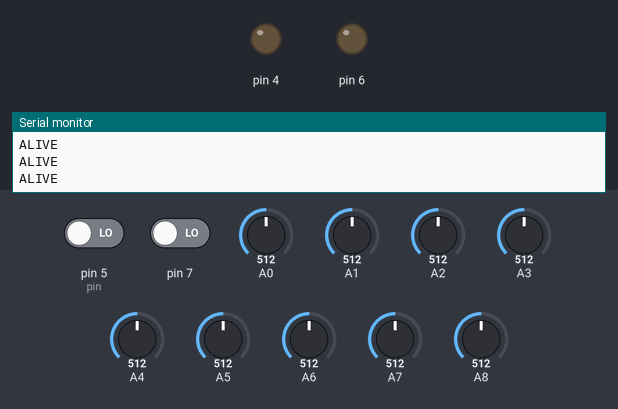
A sketch run on a simulated Arduino Mega 2560, built with avr-gcc and run on an emulated ATmega2560. Shown: output pins drawn as LEDs (lit = HIGH), the last lines printed to the serial monitor. The inputs (shaded band) are chosen by the test bench; at power-on: pin 5 (pin) LOW, pin 7 LOW, A0 = 512, A1 = 512, A2 = 512, A3 = 512, A4 = 512, A5 = 512, A6 = 512, A7 = 512, A8 = 512.

Above: at 1.2 s.
1.3 s: pin 5 (pin) driven HIGH
At 1.7 s:
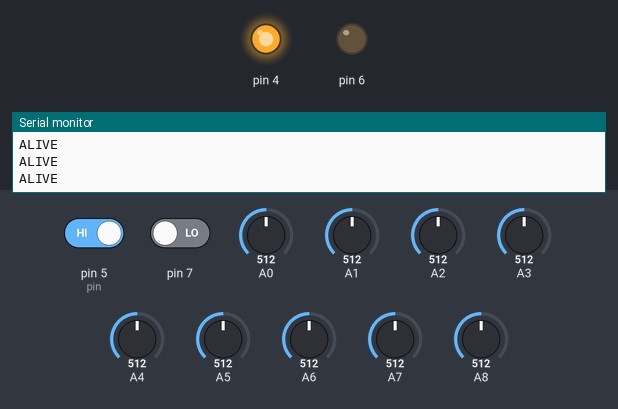
2.8 s: pin 7 driven HIGH
At 3.8 s:
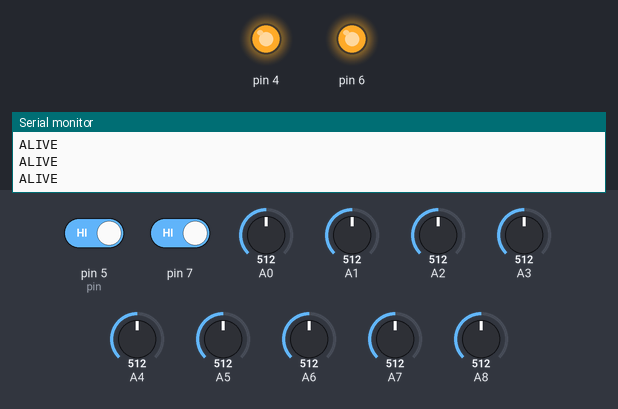
4.3 s: pin 5 (pin) driven LOW
At 5.5 s:
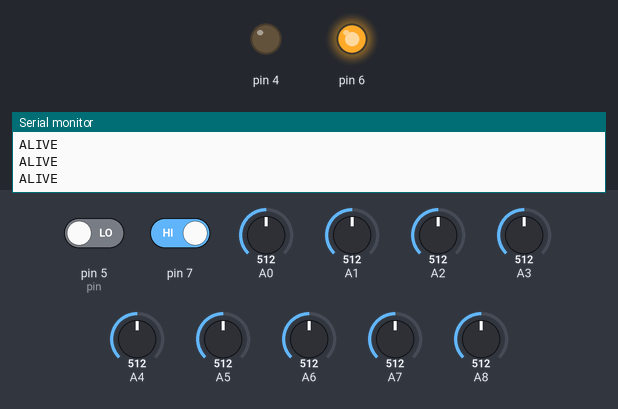
5.8 s: pin 7 driven LOW
At 6.8 s:
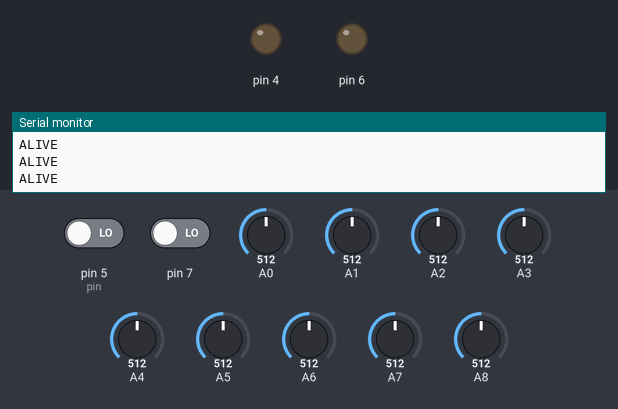
Timing chart, 0 to 8.3 s (numbered marks = the images above; inputs shaded):
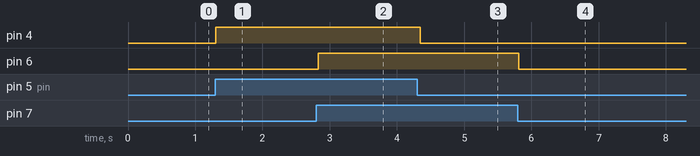

Measured:
- after the input at 1.3 s, pin 4: LOW → HIGH at once
- after the input at 2.8 s, pin 6: LOW → HIGH at once
- after the input at 4.3 s, pin 4: HIGH → LOW after 0.05 s
- after the input at 5.8 s, pin 6: HIGH → LOW at once

The sketch:

ArduinoBoccaSbricilione.ino
```cpp
const char eventsC = 'e';
const char statusChangeC = 'C';
const char servoC = 'S';

const char eyesC = 'E';
const char eyeLidsC = 'L';
const char eyebrownsC = 'B';
const char mouthC = 'M';
const char noseC = 'N';


const byte Analogfilter = 6;
const byte delayLettura = 2;
const byte delayLoop = 50;
int aliveCounter = 0;
const byte aliveTrigger = 10;

const int parlataDistanceCentrali = 100;
const int parlataDistanceLaterali = 180;

struct Motor {
  int port;
  char sector;
  int pinH;
  char event = servoC;
  int oldValue = 0;
};

struct ButtonLed {
  int pin;
  int led;
  char sector;
  char event = servoC;
  boolean value;
};

const byte howmanyanalog = 9;//9
Motor listaMotori[howmanyanalog];
ButtonLed parlataButton; //non deve mai inviare alla testa
ButtonLed mirrorButton; //non deve mai inviare alla testa


void setup()
{
  Serial.begin(115200);

  mirrorButton.pin = 5;
  mirrorButton.led = 4;
  mirrorButton.sector = mouthC;
  mirrorButton.value = false;


  parlataButton.pin = 7;
  parlataButton.led = 6;
  parlataButton.sector = mouthC;
  parlataButton.value = false;

  pinMode(mirrorButton.pin, INPUT);
  pinMode(mirrorButton.led, OUTPUT);
  pinMode(parlataButton.pin, INPUT);
  pinMode(parlataButton.led, OUTPUT);


  listaMotori[0].sector = mouthC;//BoccaDX
  listaMotori[0].port = A0;//
  listaMotori[0].pinH = 0;

  listaMotori[1].sector = mouthC;//BoccaCDX
  listaMotori[1].port = A1;
  listaMotori[1].pinH = 1;

  listaMotori[2].sector = mouthC;//BoccaC
  listaMotori[2].port = A2;
  listaMotori[2].pinH = 2;

  listaMotori[3].sector = mouthC;//BoccaCSX
  listaMotori[3].port = A3;
  listaMotori[3].pinH = 3;

  listaMotori[4].sector = mouthC;//BoccaSX
  listaMotori[4].port = A4;
  listaMotori[4].pinH = 4;

  listaMotori[5].sector = noseC;//NasoS
  listaMotori[5].port = A7;
  listaMotori[5].pinH = 5;

  listaMotori[6].sector = noseC;//GuanciaS
  listaMotori[6].port = A6;
  listaMotori[6].pinH = 6;

  listaMotori[7].sector = noseC;//NasoD
  listaMotori[7].port = A5;
  listaMotori[7].pinH = 7;

  listaMotori[8].sector = noseC;//GuanciaD
  listaMotori[8].port = A8;
  listaMotori[8].pinH = 8;


  readButtonLed(mirrorButton);
  readButtonLed(parlataButton);

}

void loop() {

  for (int i = 0; i < howmanyanalog; i++)
  {
    if (parlataButton.value)
      if (i == 0 || i == 1 || i == 3 || i == 4)
        continue;
    if (mirrorButton.value)
      if (i == 0 || i == 1)
        continue;
    readWriteMotor(listaMotori[i], i);
  }


  readButtonLed(mirrorButton);//non invia nulla alla testa
  readButtonLed(parlataButton);//non invia nulla alla testa
  deadManButton();

  delay(delayLoop);

}


void readWriteMotor(Motor& m, int index)
{
  int sensorValue = analogRead(m.port);

  if (abs(m.oldValue - sensorValue) > Analogfilter)
  {
    sendMotor(m, sensorValue);
    if (parlataButton.value && m.pinH == listaMotori[2].pinH)
    {
      sendMotor(listaMotori[0], parlataConversion(sensorValue, parlataDistanceLaterali));
      sendMotor(listaMotori[1], parlataConversion(sensorValue, parlataDistanceCentrali));
      sendMotor(listaMotori[3], parlataConversion(sensorValue, parlataDistanceCentrali));
      sendMotor(listaMotori[4], parlataConversion(sensorValue, parlataDistanceLaterali));
    }
    else if (mirrorButton.value)
      if (index == 3 || index == 4)
        sendMotor(listaMotori[4 - index], sensorValue);
  }

  m.oldValue = sensorValue;

}


void readButtonLed(ButtonLed& button)
{

  int lettura = digitalRead(button.pin);
  if (lettura == HIGH)
  {
    button.value = true;
    digitalWrite(button.led, HIGH);
  }
  else
  {
    button.value = false;
    digitalWrite(button.led, LOW);
  }
}

int parlataConversion(int value, int distanza)
{
  if (value < 512)
    return value - map(value, 0, 511, 0, distanza);
  return value - map(value, 512, 1023, distanza, 0);
}


void sendMotor(Motor& m, int sensorValue)
{
  String SCS = "";
  SCS += m.sector;
  SCS +=  m.event;
  SCS +=  ';';
  SCS +=  m.pinH;
  SCS +=  ';';
  SCS += sensorValue;
  SCS += ';';

  char bufferChar[SCS.length()];
  SCS.toCharArray(bufferChar, SCS.length());

  int sum = 0;
  for (int i = 0; i <  SCS.length(); i++)
  {
    sum += bufferChar[i];
  }

  int checkSum = sum % 100;


  Serial.print(m.sector);
  Serial.print(m.event);
  Serial.print(';');
  Serial.print(m.pinH);
  Serial.print(';');
  Serial.print(sensorValue);
  Serial.print(';');
  Serial.println(checkSum);
  delay(delayLettura);

}

void deadManButton()
{
  if (aliveCounter % aliveTrigger == 0)
    Serial.println("ALIVE");

  aliveCounter++;
}
```
